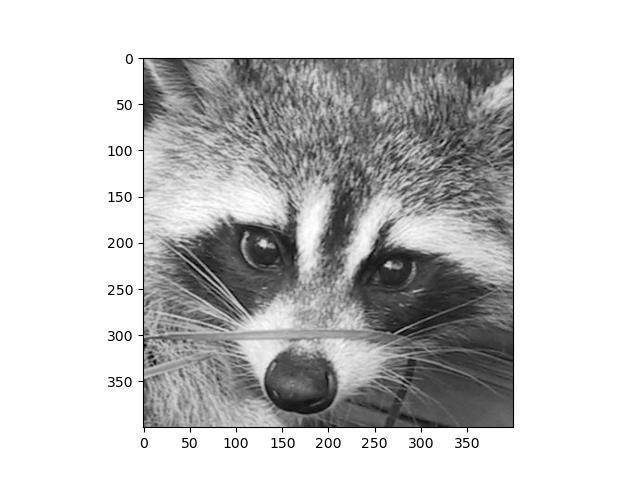

Write the Python code that produced this figure.
from load_image import ft_load
import numpy as np
import matplotlib.pyplot as plt


def slice_me(array: np.ndarray, x: int, y: int, size: int) -> np.ndarray:
    """This function slices the np.ndarray as zoom square np.ndarray"""
    return array[y:(y + size), x:(x + size)]


def main():
    try:
        animal = ft_load("../animal.jpeg")
        assert animal is not None, "load error"

        slice_animal = slice_me(animal, 450, 100, 400)
        print(animal)
        print("New shape after slicing:", slice_animal.shape,
              "or", slice_animal.shape[:2])
        print(slice_animal)

        plt.figure()
        plt.imshow(np.mean(slice_animal, -1), cmap="gray")
        plt.savefig("zoom.jpeg")
        plt.show()
        plt.close()
    except Exception as e:
        print(f"Error: {e}")


if __name__ == "__main__":
    main()